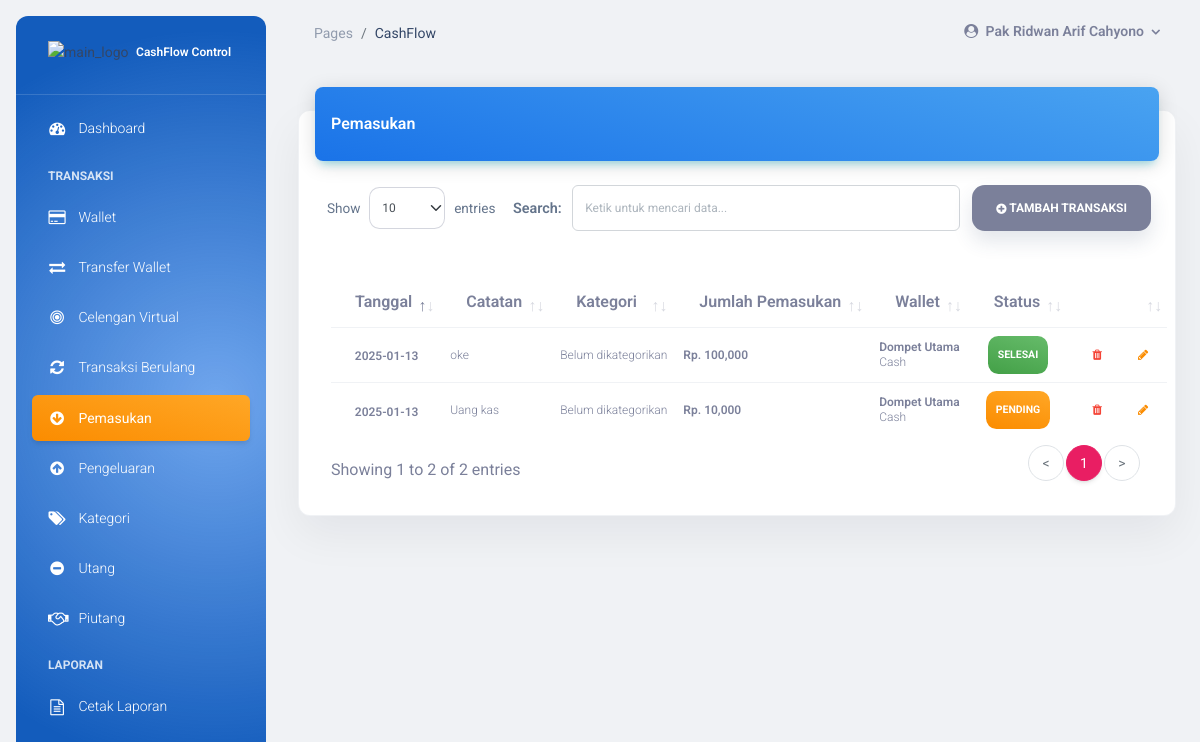
The page /pemasukan (signed in) on the database its author committed.
### tables this page shows
CREATE TABLE
  `pemasukan` (
    `id_pemasukan` int (11) NOT NULL AUTO_INCREMENT,
    `tanggal` date NOT NULL,
    `catatan` text NOT NULL,
    `jumlah` int (11) NOT NULL,
    `user` int (11) NOT NULL,
    `id_kategori` int (11) DEFAULT NULL,
    `id_wallet` int (11) DEFAULT NULL,
    `status` enum ('pending', 'selesai') NOT NULL,
    PRIMARY KEY (`id_pemasukan`),
    KEY `idx_pemasukan_user` (`user`),
    KEY `idx_pemasukan_kategori` (`id_kategori`),
    KEY `idx_pemasukan_wallet` (`id_wallet`)
  );

CREATE TABLE
  `wallet` (
    `id_wallet` int (11) NOT NULL AUTO_INCREMENT,
    `user_id` int (11) NOT NULL,
    `nama_wallet` varchar(100) NOT NULL,
    `tipe_wallet` enum ('cash', 'bank', 'e_wallet', 'tabungan', 'lainnya') NOT NULL DEFAULT 'lainnya',
    `saldo_awal` decimal(15, 2) NOT NULL DEFAULT 0.00,
    `is_default` tinyint (1) NOT NULL DEFAULT 0,
    `is_active` tinyint (1) NOT NULL DEFAULT 1,
    `created_at` datetime NOT NULL DEFAULT current_timestamp(),
    `updated_at` datetime NOT NULL DEFAULT current_timestamp() ON UPDATE current_timestamp(),
    PRIMARY KEY (`id_wallet`),
    KEY `idx_wallet_user` (`user_id`),
    KEY `idx_wallet_user_active` (`user_id`, `is_active`),
    UNIQUE KEY `uniq_wallet_user_name` (`user_id`, `nama_wallet`)
  );

### view_pemasukan.php (the view, shortened to what this page needs)
<?php
include "includes/koneksi.php";
$userYangSedangLogin = (int) $_SESSION['id_user'];
function pemasukan_wallet_type_label($type)
{
    $labels = [
        'cash' => 'Cash',
        'bank' => 'Bank',
        'e_wallet' => 'E-Wallet',
        'tabungan' => 'Tabungan',
        'lainnya' => 'Lainnya',
    ];
    return $labels[$type] ?? 'Lainnya';
}
$defaultWalletAktif = null;
$walletQuery = "SELECT id_wallet, nama_wallet, tipe_wallet, is_default
                FROM wallet
                WHERE user_id = ? AND is_active = 1
                ORDER BY is_default DESC, nama_wallet ASC";
$walletStmt = mysqli_prepare($con, $walletQuery);
mysqli_stmt_bind_param($walletStmt, "i", $userYangSedangLogin);
mysqli_stmt_execute($walletStmt);
$walletResult = mysqli_stmt_get_result($walletStmt);
while ($wallet = mysqli_fetch_assoc($walletResult)) {
    if ($defaultWalletAktif === null && (string) ($wallet['is_default'] ?? '0') === '1') {
        $defaultWalletAktif = $wallet;
    }
}
$defaultWalletId = $defaultWalletAktif ? (int) $defaultWalletAktif['id_wallet'] : '';
$defaultWalletName = $defaultWalletAktif ? (string) $defaultWalletAktif['nama_wallet'] : 'Dompet Utama';
$transaksiQuery = "SELECT
                       pemasukan.*,
                       kategori.nama_kategori,
                       wallet.nama_wallet,
                       wallet.tipe_wallet,
                       wallet.is_active AS wallet_is_active
                   FROM pemasukan
                   LEFT JOIN kategori
                       ON pemasukan.id_kategori = kategori.id_kategori
                      AND kategori.user_id = pemasukan.user
                      AND kategori.tipe_kategori = 'pemasukan'
                   LEFT JOIN wallet
                       ON pemasukan.id_wallet = wallet.id_wallet
                      AND wallet.user_id = pemasukan.user
                   WHERE pemasukan.user = ?
                   ORDER BY pemasukan.tanggal DESC, pemasukan.id_pemasukan DESC";
$transaksiStmt = mysqli_prepare($con, $transaksiQuery);
mysqli_stmt_bind_param($transaksiStmt, "i", $userYangSedangLogin);
mysqli_stmt_execute($transaksiStmt);
$transaksiResult = mysqli_stmt_get_result($transaksiStmt);
?>
<div class="container-fluid py-4">
    <div class="row">
        <div class="col-12">
            <div class="card my-4">
                <div class="card-header p-0 position-relative mt-n4 mx-3 z-index-2">
                    <div class="bg-gradient-info shadow-info border-radius-lg pt-4 pb-3">
                        <h6 class="text-white text-capitalize ps-3">Pemasukan</h6>
                    </div>
                </div>
                <div class="card-body px-0 pb-2">
                    <div class="text-end me-3">
                        <button type="button" class="btn btn-secondary" data-bs-toggle="modal"
                            data-bs-target="#modalTambah">
                            <i class="fa fa-plus-circle" aria-hidden="true"></i> Tambah Transaksi
                        </button>
                    </div>
                    <div class="table-responsive p-4 mx-2">
                        <table class="table align-items-center mb-0" id="datatable">
                            <thead>
                                <tr>
                                    <th>Tanggal</th>
                                    <th>Catatan</th>
                                    <th>Kategori</th>
                                    <th>Jumlah Pemasukan</th>
                                    <th>Wallet</th>
                                    <th>Status</th>
                                    <th></th>
                                </tr>
                            </thead>
                            <tbody>
                                <?php while ($row = mysqli_fetch_assoc($transaksiResult)) { ?>
                                    <?php
                                    $statusTransaksi = (string) ($row['status'] ?? 'pending');
                                    $targetStatus = $statusTransaksi === 'selesai' ? 'pending' : 'selesai';
                                    $targetStatusLabel = ucfirst($targetStatus);
                                    $walletDisplayName = $row['nama_wallet'] ?: $defaultWalletName;
                                    $walletDisplayType = $row['tipe_wallet'] ? pemasukan_wallet_type_label($row['tipe_wallet']) : 'Fallback';
                                    $editWalletId = !empty($row['id_wallet']) && (string) ($row['wallet_is_active'] ?? '0') === '1'
                                        ? (int) $row['id_wallet']
                                        : $defaultWalletId;
                                    ?>
                                    <tr>
                                        <td class="align-middle text-center">
                                            <span class="text-secondary text-xs font-weight-bold"><?= htmlspecialchars($row['tanggal']) ?></span>
                                        </td>
                                        <td>
                                            <p class="text-xs text-secondary mb-0"><?= htmlspecialchars($row['catatan']) ?></p>
                                        </td>
                                        <td>
                                            <p class="text-xs text-secondary mb-0">
                                                <?= htmlspecialchars($row['nama_kategori'] ?? 'Belum dikategorikan') ?>
                                            </p>
                                        </td>
                                        <td>
                                            <p class="text-xs font-weight-bold mb-0">Rp. <?= number_format((float) ($row['jumlah'] ?? 0)) ?></p>
                                        </td>
                                        <td>
                                            <p class="text-xs font-weight-bold mb-0"><?= htmlspecialchars($walletDisplayName, ENT_QUOTES, 'UTF-8') ?></p>
                                            <p class="text-xs text-secondary mb-0"><?= htmlspecialchars($walletDisplayType, ENT_QUOTES, 'UTF-8') ?></p>
                                        </td>
                                        <td class="align-middle text-center text-sm">
                                            <form action="aksi_pemasukan.php?act=l" method="post" class="d-inline">
                                                <button type="submit"
                                                    data-confirm="true"
                                                    data-confirm-title="Ubah status transaksi?"
                                                    data-confirm-text="Status transaksi akan diubah menjadi <?= htmlspecialchars($targetStatusLabel, ENT_QUOTES, 'UTF-8') ?>."
                                                    data-confirm-confirm-text="Ya, ubah"
                                                    data-confirm-cancel-text="Batal"
                                                    class="badge badge-sm <?= $statusTransaksi === 'selesai' ? 'bg-gradient-success' : 'bg-gradient-warning' ?> border-0 text-white">
                                                    <?= htmlspecialchars($statusTransaksi, ENT_QUOTES, 'UTF-8') ?>
                                                </button>
                                            </form>
                                        </td>
                                        <td class="align-middle">
                                            <form action="aksi_pemasukan.php?act=h" method="post" class="d-inline">
                                                <button type="submit"
                                                    data-confirm="true"
                                                    data-confirm-title="Hapus pemasukan ini?"
                                                    data-confirm-text="Data pemasukan yang dihapus tidak bisa dikembalikan."
                                                    data-confirm-confirm-text="Ya, hapus"
                                                    data-confirm-cancel-text="Batal"
                                                    class="text-secondary text-danger font-weight-bold text-xs border-0 bg-transparent p-0">
                                                    <i class="fa fa-trash" aria-hidden="true"></i>
                                                </button>
                                            </form>
                                            <a type="submit"
                                                data-id="<?= (int) $row['id_pemasukan'] ?>"
                                                data-tanggal="<?= htmlspecialchars($row['tanggal'], ENT_QUOTES) ?>"
                                                data-status="<?= htmlspecialchars($row['status'], ENT_QUOTES) ?>"
                                                data-catatan="<?= htmlspecialchars($row['catatan'], ENT_QUOTES) ?>"
                                                data-jumlah="<?= htmlspecialchars($row['jumlah'], ENT_QUOTES) ?>"
                                                data-kategori="<?= htmlspecialchars((string) ($row['id_kategori'] ?? ''), ENT_QUOTES) ?>"
                                                data-wallet="<?= htmlspecialchars((string) $editWalletId, ENT_QUOTES) ?>"
                                                class="text-secondary text-warning font-weight-bold text-xs btneditpemasukan">
                                                <i class="fa fa-pencil" aria-hidden="true"></i>
                                            </a>
                                        </td>
                                    </tr>
                                <?php } ?>
                            </tbody>
                        </table>
                    </div>
                </div>
            </div>
        </div>
    </div>
</div>

### assets/css/app-responsive.css (style rules this page uses)
html { overflow-x: hidden; }
body.g-sidenav-show { min-height: 100vh; overflow-x: hidden; }
.app-main-content .table-responsive { overflow-x: auto; -webkit-overflow-scrolling: touch; }
.app-main-content .table-responsive .table { margin-bottom: 0; }
.app-main-content .btn, .app-main-content .form-control, .app-main-content select.form-control { touch-action: manipulation; }
.app-main-content .icon.icon-shape > i, .app-main-content .icon.icon-shape > .material-icons, .app-main-content .btn > i, .app-main-content .btn > .material-icons { display: inline-flex !important; position: static !important; top: auto !important; right: auto !important; bottom: auto !important; left: auto !important; align-items: center !important; justify-content: center !important; width: auto !important; height: auto !important; margin: 0 !important; line-height: 1 !important; vertical-align: middle !important; transform: none !important; }
.app-main-content .card { border: 1px solid rgba(148, 163, 184, 0.14); box-shadow: 0 18px 45px rgba(15, 23, 42, 0.06); }
.cashflow-table-action { flex: 0 0 auto; margin: 0 !important; text-align: right !important; }
.cashflow-table-action .btn { margin-bottom: 0; min-height: 46px; border-radius: 0.8rem; box-shadow: 0 10px 20px rgba(52, 71, 103, 0.14); }
.app-main-content .table-responsive { scrollbar-width: thin; scrollbar-color: rgba(100, 116, 139, 0.42) transparent; }
.app-main-content .table td.align-middle > a, .app-main-content .table td.align-middle > button, .app-main-content .table td.align-middle > form > button { display: inline-flex; min-width: 38px; min-height: 38px; align-items: center; justify-content: center; border-radius: 0.65rem; }
.app-main-content .table td.align-middle > form { display: inline-flex !important; margin-right: 0.25rem; vertical-align: middle; }
.app-main-content .badge.bg-gradient-warning { color: #fff; }

### main.php (style rules this page uses)
body.g-sidenav-show { overflow-x: hidden; }
@media (min-width: 1200px) { body.g-sidenav-show { overflow-y: auto; } }

### rows shown on the page
pemasukan: tanggal "2025-01-13", catatan "oke", nama_kategori "Belum dikategorikan", jumlah "100,000", id_wallet.nama_wallet "Dompet Utama", id_wallet.tipe_wallet "Cash", status "SELESAI"
pemasukan: tanggal "2025-01-13", catatan "Uang kas", nama_kategori "Belum dikategorikan", jumlah "10,000", id_wallet.nama_wallet "Dompet Utama", id_wallet.tipe_wallet "Cash", status "PENDING"

### other values the page prints
$_SESSION['nama'] "Pak Ridwan Arif Cahyono"
